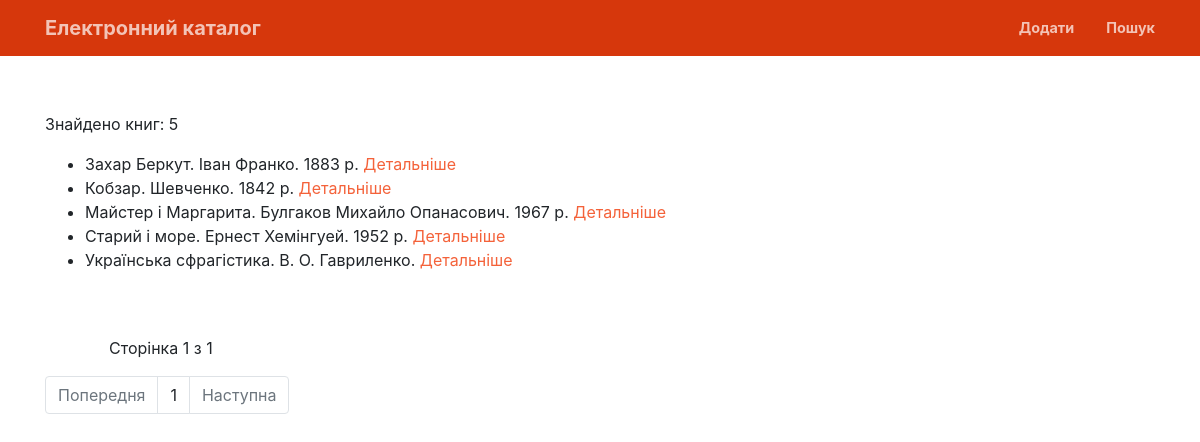
The page /search/result/?n=&a=&publ=&add=&ser=&pers=&invnum=&yfr=&yto=&plc=&lang=&subj=&art=&cntr=&gr=&search=Пошук on the database as committed earlier.
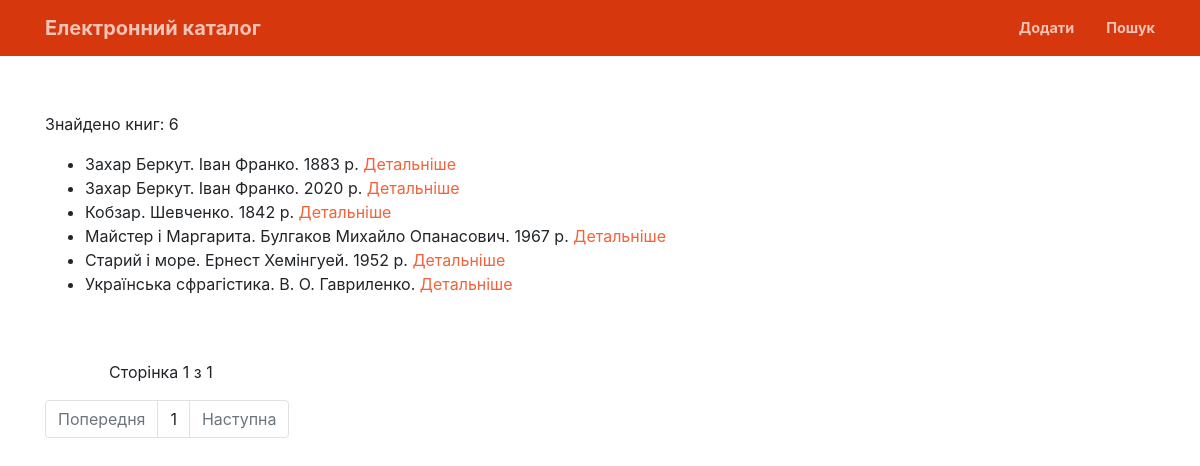
The same page on the database as committed later.
### lgaapp/models.py (models this page shows, shortened)
class Book(models.Model):
	name = models.CharField(max_length=2000, db_index=True, verbose_name="Назва", default=None, blank=True)
	author = models.CharField(max_length=2000, verbose_name="Автор", default=None, blank=True)
	publication = models.CharField(max_length=200, db_index=True, verbose_name="Місце видання", default=None, blank=True)
	description = models.TextField(verbose_name="Опис", blank=True)
	series = models.CharField(max_length=200, db_index=True, verbose_name="Серія", blank=True)
	personality = models.CharField(max_length=200, db_index=True, verbose_name="Персоналії", default=None, blank=True)
	additional = models.CharField(max_length=200, db_index=True, verbose_name="Додатково", default=None, blank=True)
	isbn = models.CharField(max_length=20, verbose_name="ISBN", default=None, blank=True)
	inventory_number = models.CharField(max_length=200, verbose_name="Інвентарний номер", default=None, blank=True)
	cipher = models.CharField(max_length=200, verbose_name="Шифр книги", default=None, blank=True)
	year = models.CharField(max_length=200, verbose_name="Рік видання", default=None, blank=True)
	place = models.ForeignKey(Place, max_length=200, verbose_name="Місцезнаходження", default=None,on_delete=models.CASCADE, null=True, blank=True)
	language = models.CharField(max_length=200, db_index=True, verbose_name="Мова",default=None, blank=True)
	country = models.CharField(max_length=200, db_index=True, verbose_name="Країна", default=None, blank=True)
	subject = models.ForeignKey(Subject, max_length=200, verbose_name="Тематика", default=None, on_delete=models.CASCADE, null=True, blank=True)
	art = models.ForeignKey(Art, max_length=200, verbose_name="Мистецтво", default=None, on_delete=models.CASCADE, null=True, blank=True)
	group = models.ForeignKey(Group, max_length=200, verbose_name="Групи", default=None, on_delete=models.CASCADE, null=True, blank=True)
	slug = models.SlugField(max_length=2000, db_index=True, blank=True)
	class Meta:
		ordering = ['name']
		verbose_name = 'Книга'
		verbose_name_plural = 'Книги'

### lgaapp/views.py (the view)
# urls.py: url(r'^search/result/$', views.search_result, name='search-result'),
def search_result(request):
	if request.GET:
		q = dict(request.GET)
		q = dict(map(cap, list(zip(list(q.keys()), q.values()))))
		books = filtering_search(q)
		books_count = books.__len__()
		paginator = Paginator(books, 10)
		firstPage = False
		prev_page = False
		next_page = False
		try:
			books = paginator.get_page(q['page'])
		except:
			firstPage = True
			q['page'] = 1
			books = paginator.get_page(1)
		if int(q['page']) > 1:
			prev_page = True
		if paginator.num_pages - int(q['page']) > 0:
			next_page = True
		return render_to_response('search/results.html',
								  {'books': books, 'query': q, 'books_count': books_count,
								   'prev_page': prev_page, 'next_page': next_page, 'firstPage': firstPage})
	else:
		return HttpResponse('Please submit a search term.')

### lgaapp/views.py (called while the page is built)
def cap(x):
	return x[0], x[1][0]

### lgaapp/templates/search/results.html (shortened to what this page needs)
{% load static %}
<!doctype html>
<html lang="uk">
<head>
    <link rel="stylesheet" href="{% static '/css/style.css' %}">
</head>
<body onload="pagination_url()">
<nav class="navbar navbar-expand-lg navbar-light fixed-top py-3" id="mainNav">
    <div class="container">
        <a class="navbar-brand js-scroll-trigger" href="/">Електронний каталог</a>
        <ul class="navbar-nav ml-auto my-2 my-lg-0">
            <li class="nav-item">
                <a class="nav-link js-scroll-trigger" href="{% url 'add-book' %}">Додати</a>
            </li>
            <li class="nav-item">
                <a class="nav-link js-scroll-trigger" href="/search">Пошук</a>
            </li>
        </ul>
    </div>
</nav>
<header>
    <div class="container h-100">
        {% if books %}
            <p>Знайдено книг: {{ books_count }}</p>
            <ul>
                {% for book in books %}
                    {% if book.year and book.author %}
                        <li>{{ book.name }}. {{ book.author }}. {{ book.year }} р. <a href="/about/{{ book.pk }}">Детальніше</a></li>
                    {% elif book.author %}
                        <li>{{ book.name }}. {{ book.author }}. <a href="/about/{{ book.pk }}">Детальніше</a></li>
                    {% elif book.year %}
                        <li>{{ book.name }}. {{ book.year }} р. <a href="/about/{{ book.pk }}">Детальніше</a></li>
                    {% else %}
                        <li>{{ book.name }}. <a href="/about/{{ book.pk }}">Детальніше</a></li>
                    {% endif %}
                {% endfor %}
            </ul>
        {% else %}
            <p>Не знайдено книг за вашим запитом</p>
        {% endif %}
        <nav aria-label="navigation">
            <div id="pages"> Сторінка {{ books.number }} з {{ books.paginator.num_pages }}</div>
            <ul class="pagination">
                {% if prev_page %}
                    <li class="page-item"><a class="page-link" id="prev" href="#">Попередня</a></li>
                {% else %}
                    <li class="page-item disabled"><a class="page-link" href="#">Попередня</a></li>
                {% endif %}
                <li class="page-item"><a class="page-link"> {{ books.number }} </a></li>
                {% if next_page %}
                    <li class="page-item"><a class="page-link" id="next" href="#">Наступна</a></li>
                {% else %}
                    <li class="page-item disabled"><a class="page-link" href="#">Наступна</a></li>
                {% endif %}
            </ul>
        </nav>
    </div>
</header>
</body>
</html>

Rows that differ between the two databases and show on the page:
added Book: name "Захар Беркут", author "Іван Франко", year "2020"
Other text that changed with them:
{{ books_count }}: "5" → "6"
